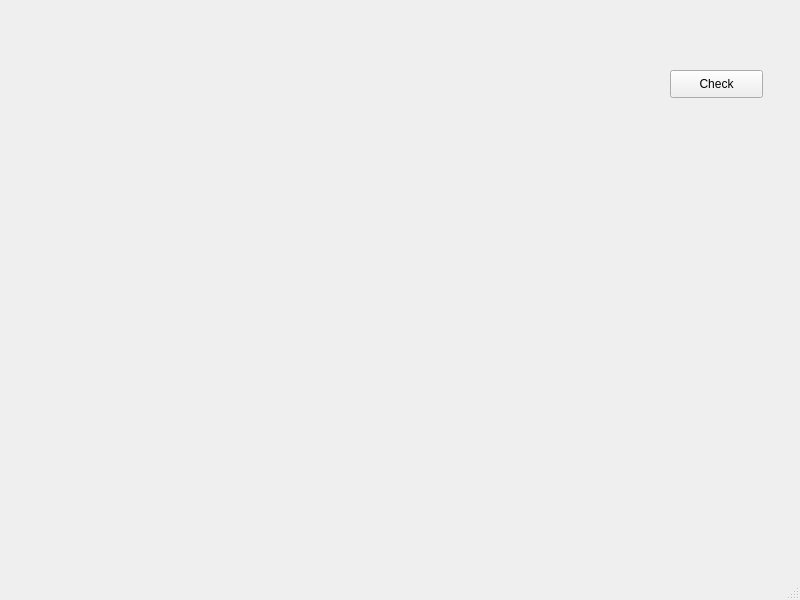
<?xml version="1.0" encoding="UTF-8"?>
<ui version="4.0">
 <class>Check</class>
 <widget class="QMainWindow" name="Check">
  <property name="geometry">
   <rect>
    <x>0</x>
    <y>0</y>
    <width>800</width>
    <height>600</height>
   </rect>
  </property>
  <property name="windowTitle">
   <string>sudoku</string>
  </property>
  <widget class="QWidget" name="centralwidget">
   <widget class="QPushButton" name="check">
    <property name="geometry">
     <rect>
      <x>670</x>
      <y>70</y>
      <width>93</width>
      <height>28</height>
     </rect>
    </property>
    <property name="text">
     <string>Check</string>
    </property>
   </widget>
  </widget>
  <widget class="QMenuBar" name="menubar">
   <property name="geometry">
    <rect>
     <x>0</x>
     <y>0</y>
     <width>800</width>
     <height>26</height>
    </rect>
   </property>
  </widget>
  <widget class="QStatusBar" name="statusbar"/>
 </widget>
 <resources/>
 <connections/>
</ui>
